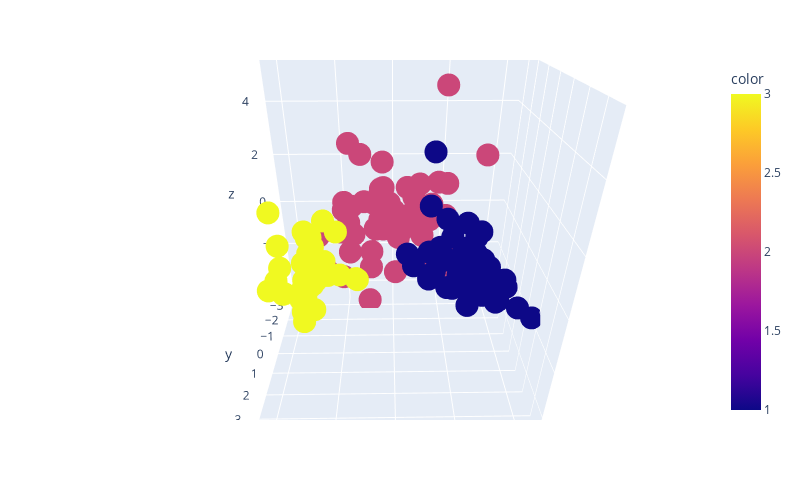

Notebook code cell kept with this figure:
### Code cell
import plotly.express as px
fig = px.scatter_3d(x=df_pca_train["first_component"], y=df_pca_train["second_component"], 
                    z=df_pca_train["third_component"], color=y_train,width= 800, height=500)
fig.show()

### Figure 1 — Plotly figure (JSON) as saved in the notebook; plotly's stock layout.template omitted (floating-point values rounded to 4 significant figures; data arrays with more than 128 entries replaced by an {"elided": "..."} marker saying what was removed)
{"data": [{"hovertemplate": "x=%{x}<br>y=%{y}<br>z=%{z}<br>color=%{marker.color}<extra></extra>", "legendgroup": "", "marker": {"color": {"elided": "142 int values"}, "coloraxis": "coloraxis", "symbol": "circle"}, "mode": "markers", "name": "", "scene": "scene", "showlegend": false, "type": "scatter3d", "x": {"elided": "142 float values"}, "y": {"elided": "142 float values"}, "z": {"elided": "142 float values"}}], "layout": {"coloraxis": {"colorbar": {"title": {"text": "color"}}, "colorscale": [[0, "#0d0887"], [0.1111, "#46039f"], [0.2222, "#7201a8"], [0.3333, "#9c179e"], [0.4444, "#bd3786"], [0.5556, "#d8576b"], [0.6667, "#ed7953"], [0.7778, "#fb9f3a"], [0.8889, "#fdca26"], [1, "#f0f921"]]}, "height": 500, "legend": {"tracegroupgap": 0}, "margin": {"t": 60}, "scene": {"aspectmode": "auto", "aspectratio": {"x": 1.027, "y": 0.8222, "z": 1.184}, "camera": {"center": {"x": 0, "y": 0, "z": 0}, "eye": {"x": 0.02091, "y": 1.393, "z": 0.8311}, "projection": {"type": "perspective"}, "up": {"x": 0, "y": 0, "z": 1}}, "domain": {"x": [0, 1], "y": [0, 1]}, "xaxis": {"title": {"text": "x"}, "type": "linear"}, "yaxis": {"title": {"text": "y"}, "type": "linear"}, "zaxis": {"title": {"text": "z"}, "type": "linear"}}, "width": 800}}
